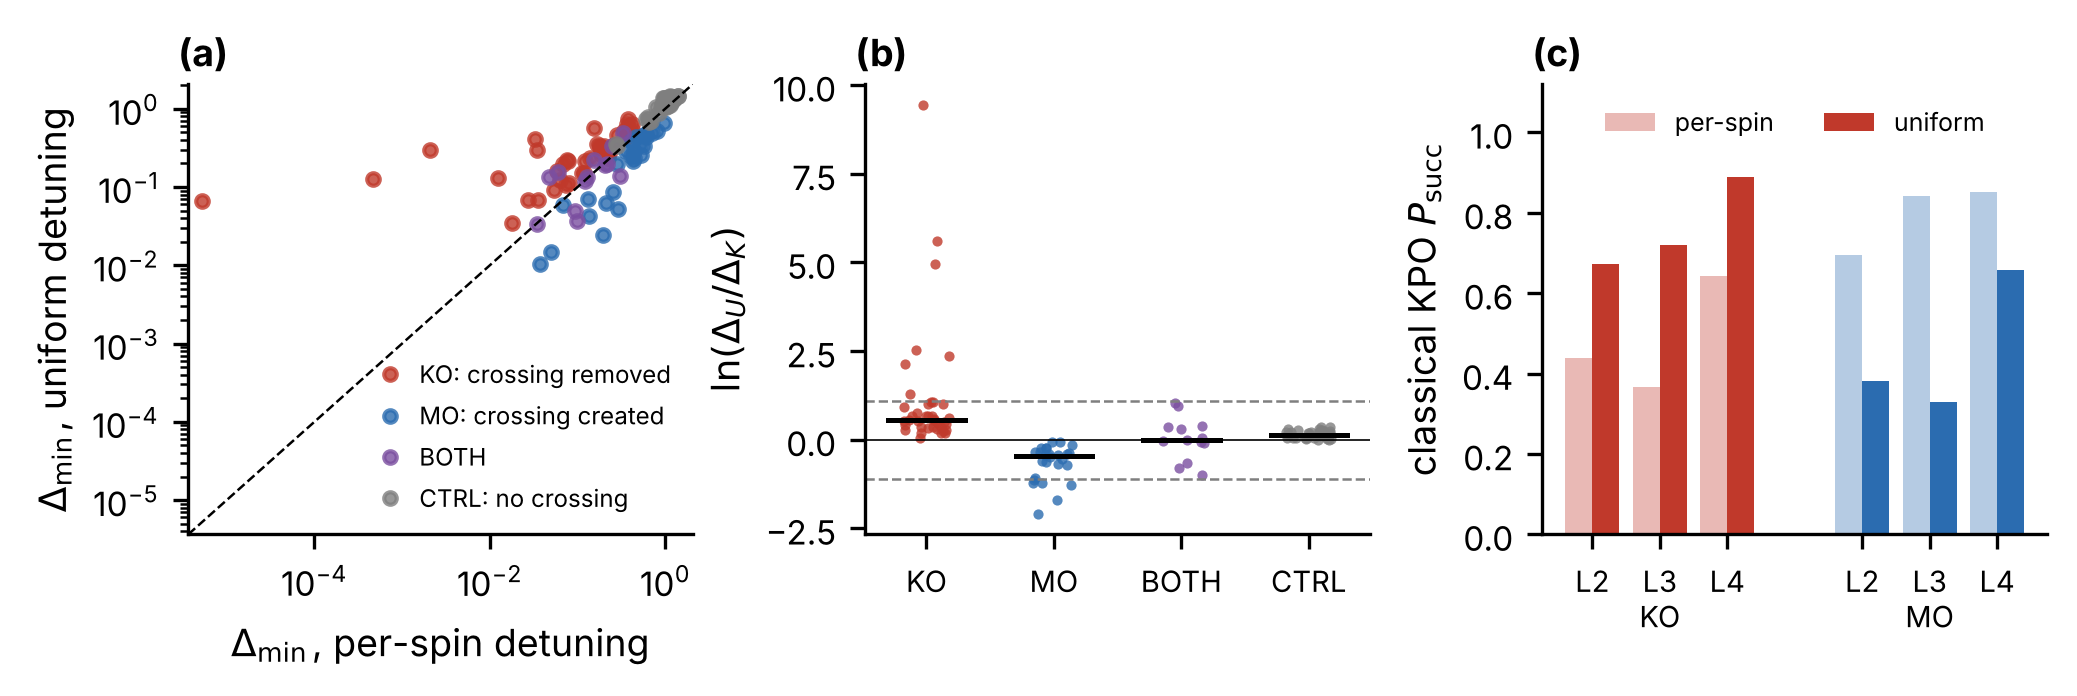

Source code (Python):
"""MSBQA paper 1, Fig. 6 (claim C5): per-spin (K) -> uniform max (U) detuning, quantum gap (weyl, h = 1) and
classical KPO success. Reads run_v4/phase1d/per_instance_1d.csv. Run from msbqa_phase1/:
    python paper1_figs/fig6_intervention.py
"""
import numpy as np
import pandas as pd

import p1common as pc

say = pc.Numbers("fig6_intervention")
d = pd.read_csv(pc.P("run_v4", "phase1d", "per_instance_1d.csv")).set_index("inst")
GROUPS = [("KO", pc.RED, "KO: crossing removed"), ("MO", pc.BLUE, "MO: crossing created"),
          ("BOTH", pc.PURPLE, "BOTH"), ("CTRL", pc.GREY, "CTRL: no crossing")]
gp = d[d["group"].notna() & d.Dmin_K.notna() & d.Dmin_U.notna()].copy()
gp["lr"] = np.log(gp.Dmin_U / gp.Dmin_K)
for gname, _, _ in GROUPS + [("NEG", None, None)]:
    s = gp[gp.group == gname]
    if len(s):
        say(f"{gname:5s} N {len(s):3d}  median Dmin_K {s.Dmin_K.median():.3e}  Dmin_U {s.Dmin_U.median():.3e}  "
            f"geo-median ratio {np.exp(s.lr.median()):.3f}  frac U>K {(s.lr > 0).mean():.2f}")
chg = gp[gp.group.isin(["KO", "MO"])]
okdir = ((chg.group == "KO") & (chg.lr > 0)) | ((chg.group == "MO") & (chg.lr < 0))
say(f"direction as predicted: {int(okdir.sum())} of {len(chg)}")
# paired regression ln(U/K) = a + b * (cross_max - cross_kpo) over the selected groups
dc = (gp.cross_max.clip(lower=0) - gp.cross_kpo.clip(lower=0)).astype(float)
A = np.c_[np.ones(len(gp)), dc]
coef = np.linalg.lstsq(A, gp.lr.values, rcond=None)[0]
say(f"paired regression over {len(gp)} selected instances: ln(U/K) = {coef[0]:+.2f} {coef[1]:+.2f} * delta_cross "
    f"-> factor {np.exp(-coef[1]):.2f} per crossing")
LAY = [("L2g", "L2"), ("L3", "L3"), ("L4", "L4")]
for gname in ("KO", "MO", "BOTH"):
    s = d[d.group == gname]
    say(f"classical {gname}: " + ", ".join(f"{lab} {s[f'{c}_K'].mean():.3f} -> {s[f'{c}_U'].mean():.3f}" for c, lab in LAY))

plt = pc.setup_mpl()
fig, ax = plt.subplots(1, 3, figsize=(7.0, 2.4))
for gname, col, lab in GROUPS:
    s = gp[gp.group == gname]
    ax[0].loglog(s.Dmin_K, s.Dmin_U, "o", ms=3, c=col, alpha=0.8, lw=0, label=lab)
lo = min(gp.Dmin_K.min(), gp.Dmin_U.min()) * 0.7
hi = max(gp.Dmin_K.max(), gp.Dmin_U.max()) * 1.4
ax[0].plot([lo, hi], [lo, hi], "k--", lw=0.6)
ax[0].set_xlim(lo, hi); ax[0].set_ylim(lo, hi)
ax[0].set_xlabel(r"$\Delta_{\min}$, per-spin detuning"); ax[0].set_ylabel(r"$\Delta_{\min}$, uniform detuning")
ax[0].legend(loc="lower right", frameon=False, fontsize=5.8, handletextpad=0.2)

rng = np.random.default_rng(0)
for k, (gname, col, lab) in enumerate(GROUPS):
    s = gp[gp.group == gname]
    ax[1].scatter(k + rng.uniform(-0.18, 0.18, len(s)), s.lr, s=6, c=col, lw=0, alpha=0.8)
    ax[1].plot([k - 0.3, k + 0.3], [s.lr.median()] * 2, c="k", lw=1.2)
for t in (np.log(3), -np.log(3)):
    ax[1].axhline(t, c=pc.GREY, ls="--", lw=0.6)
ax[1].axhline(0, c="k", lw=0.4)
ax[1].set_xticks(range(len(GROUPS))); ax[1].set_xticklabels([gname for gname, _, _ in GROUPS], fontsize=7)
ax[1].set_ylabel(r"$\ln(\Delta_U/\Delta_K)$")

xt, xl = [], []
for k, (gname, col) in enumerate((("KO", pc.RED), ("MO", pc.BLUE))):
    s = d[d.group == gname]
    for j, (c, lab) in enumerate(LAY):
        x0 = 4 * k + j
        ax[2].bar(x0 - 0.2, s[f"{c}_K"].mean(), 0.4, color=col, alpha=0.35, label="per-spin" if (k, j) == (0, 0) else None)
        ax[2].bar(x0 + 0.2, s[f"{c}_U"].mean(), 0.4, color=col, label="uniform" if (k, j) == (0, 0) else None)
        xt.append(x0); xl.append(lab if j != 1 else f"{lab}\n{gname}")
ax[2].set_xticks(xt); ax[2].set_xticklabels(xl, fontsize=7)
ax[2].set_ylim(0, 1.12)
ax[2].set_ylabel(r"classical KPO $P_{\rm succ}$")
ax[2].legend(loc="upper center", ncol=2, frameon=False, fontsize=6)
pc.panel_labels(ax)
fig.tight_layout(w_pad=0.8)
pc.save(fig, "fig6_intervention")
say.write()
